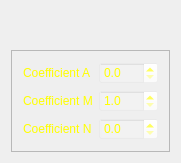
<?xml version="1.0" encoding="UTF-8"?>
<ui version="4.0">
 <class>GraysKleinEditor</class>
 <widget class="QWidget" name="GraysKleinEditor">
  <property name="geometry">
   <rect>
    <x>0</x>
    <y>0</y>
    <width>181</width>
    <height>163</height>
   </rect>
  </property>
  <property name="windowTitle">
   <string>GraysKleinEditor</string>
  </property>
  <property name="windowOpacity">
   <double>0.200000000000000</double>
  </property>
  <layout class="QGridLayout" name="gridLayout_2">
   <item row="0" column="0">
    <layout class="QVBoxLayout" name="verticalLayout">
     <item>
      <spacer name="verticalSpacer">
       <property name="orientation">
        <enum>Qt::Vertical</enum>
       </property>
       <property name="sizeHint" stdset="0">
        <size>
         <width>20</width>
         <height>40</height>
        </size>
       </property>
      </spacer>
     </item>
     <item>
      <widget class="QFrame" name="frame">
       <property name="frameShape">
        <enum>QFrame::StyledPanel</enum>
       </property>
       <property name="frameShadow">
        <enum>QFrame::Raised</enum>
       </property>
       <layout class="QGridLayout" name="gridLayout">
        <item row="0" column="0">
         <widget class="QLabel" name="label">
          <property name="styleSheet">
           <string notr="true">color:rgb(255, 255, 0)</string>
          </property>
          <property name="text">
           <string>Coefficient A</string>
          </property>
         </widget>
        </item>
        <item row="0" column="1">
         <widget class="QDoubleSpinBox" name="doubleSpinBoxA">
          <property name="sizePolicy">
           <sizepolicy hsizetype="MinimumExpanding" vsizetype="Fixed">
            <horstretch>0</horstretch>
            <verstretch>0</verstretch>
           </sizepolicy>
          </property>
          <property name="styleSheet">
           <string notr="true">color: rgb(255, 255, 0);
background-color: rgba(255, 255, 255, 10%);</string>
          </property>
          <property name="decimals">
           <number>1</number>
          </property>
          <property name="minimum">
           <double>0.000000000000000</double>
          </property>
         </widget>
        </item>
        <item row="1" column="0">
         <widget class="QLabel" name="label_2">
          <property name="styleSheet">
           <string notr="true">color:rgb(255, 255, 0)</string>
          </property>
          <property name="text">
           <string>Coefficient M</string>
          </property>
         </widget>
        </item>
        <item row="1" column="1">
         <widget class="QDoubleSpinBox" name="doubleSpinBoxM">
          <property name="sizePolicy">
           <sizepolicy hsizetype="MinimumExpanding" vsizetype="Fixed">
            <horstretch>0</horstretch>
            <verstretch>0</verstretch>
           </sizepolicy>
          </property>
          <property name="styleSheet">
           <string notr="true">color: rgb(255, 255, 0);
background-color: rgba(255, 255, 255, 10%);</string>
          </property>
          <property name="decimals">
           <number>1</number>
          </property>
          <property name="minimum">
           <double>1.000000000000000</double>
          </property>
         </widget>
        </item>
        <item row="2" column="0">
         <widget class="QLabel" name="label_3">
          <property name="styleSheet">
           <string notr="true">color:rgb(255, 255, 0)</string>
          </property>
          <property name="text">
           <string>Coefficient N</string>
          </property>
         </widget>
        </item>
        <item row="2" column="1">
         <widget class="QDoubleSpinBox" name="doubleSpinBoxN">
          <property name="sizePolicy">
           <sizepolicy hsizetype="MinimumExpanding" vsizetype="Fixed">
            <horstretch>0</horstretch>
            <verstretch>0</verstretch>
           </sizepolicy>
          </property>
          <property name="styleSheet">
           <string notr="true">color: rgb(255, 255, 0);
background-color: rgba(255, 255, 255, 10%);</string>
          </property>
          <property name="decimals">
           <number>1</number>
          </property>
          <property name="minimum">
           <double>0.000000000000000</double>
          </property>
         </widget>
        </item>
       </layout>
      </widget>
     </item>
    </layout>
   </item>
  </layout>
 </widget>
 <layoutdefault spacing="6" margin="11"/>
 <resources/>
 <connections/>
</ui>
